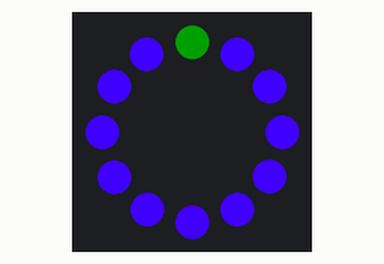
A program run on a simulated Arduino Uno, built with avr-gcc and run on an emulated ATmega328P. Shown: 12 RGB LEDs in a ring, first at the top, clockwise. Dim RGB values are drawn brighter than linear.

Above: at 1.3 s.
At 4.5 s:
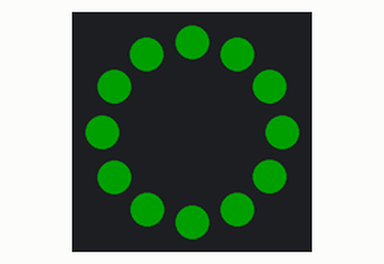
At 10.9 s:
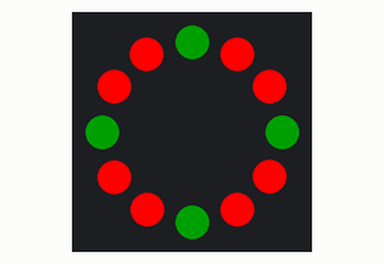
At 17.3 s:
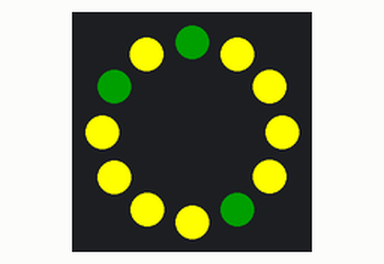
At 27.0 s:
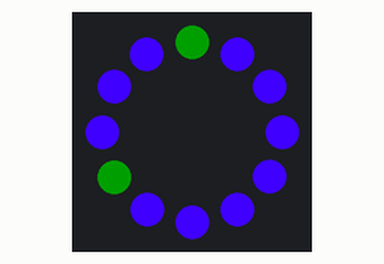
At 36.6 s:
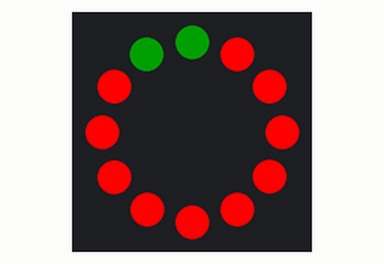

Measured:
- what the display in image 0 shows lasts 2.1 s, from 1.2 s to 3.3 s

The program:

main.cpp
```cpp
// Low power NeoPixel goggles example.  Makes a nice blinky display
// with just a few LEDs on at any time.

#include <FastLED.h>

#define RING_LEDS 12
#define RING_PIN 9

int red[]        = {255,   0,   0};
int orange[]     = {255, 127,   0};
int yellow[]     = {255, 255,   0};
int green[]      = {  0, 255,   0};
int deep_green[] = {  0,  31, 0};
int cyan[]       = {  0, 255, 255};
int blue[]       = {  0,   0, 255};
int magenta[]    = {255,   0, 255};
int purple[]     = {63,   0, 255};

uint8_t offset = 0;
uint8_t counter = 0;

CRGB ring[RING_LEDS];

int speed() {
  return 50;
  //return random(500);
}

int interval() {
  return 2000;
  //return random(500);
}

void flower(int first[], int second[]) {
  for (int i = 0; i < RING_LEDS; i++) {
    ring[i].r = 0;
    ring[i].g = 0;
    ring[i].b = 0;
    delay(speed());
    FastLED.show();
  }

  for (int i = 0; i < RING_LEDS; i++) {
    if(i % counter == 0) {
      ring[i].r = second[0];
      ring[i].g = second[1];
      ring[i].b = second[2];
    } else {
      ring[i].r = first[0];
      ring[i].g = first[1];
      ring[i].b = first[2];
    }

    delay(speed());
    FastLED.show();
  }
  counter = (counter + 1) % RING_LEDS;
}

void wipe(int colour[]) {
  for (int i = 0; i < RING_LEDS - 1; i++) {
    ring[offset % RING_LEDS].r = colour[0];
    ring[offset % RING_LEDS].g = colour[1];
    ring[offset % RING_LEDS].b = colour[2];

    FastLED.show();
    offset = (offset + 1) % RING_LEDS;
    delay(speed());
  }
}

void setup() {
  FastLED.addLeds<NEOPIXEL, RING_PIN>(ring, RING_LEDS);
  FastLED.setCorrection(0x0f0f0f);
  randomSeed(analogRead(0));
}

void loop() {
/*  wipe(red);
  delay(interval());
  wipe(orange);
  delay(interval());
  wipe(yellow);
  delay(interval());
  wipe(green);
  delay(interval());
  wipe(cyan);
  delay(interval());
  wipe(blue);
  delay(interval());
  wipe(magenta);
  delay(interval());*/

  flower(purple, deep_green);
  delay(interval());
  flower(yellow, deep_green);
  delay(interval());
  flower(orange, deep_green);
  delay(interval());
  flower(red, deep_green);
  delay(interval());
}
```
